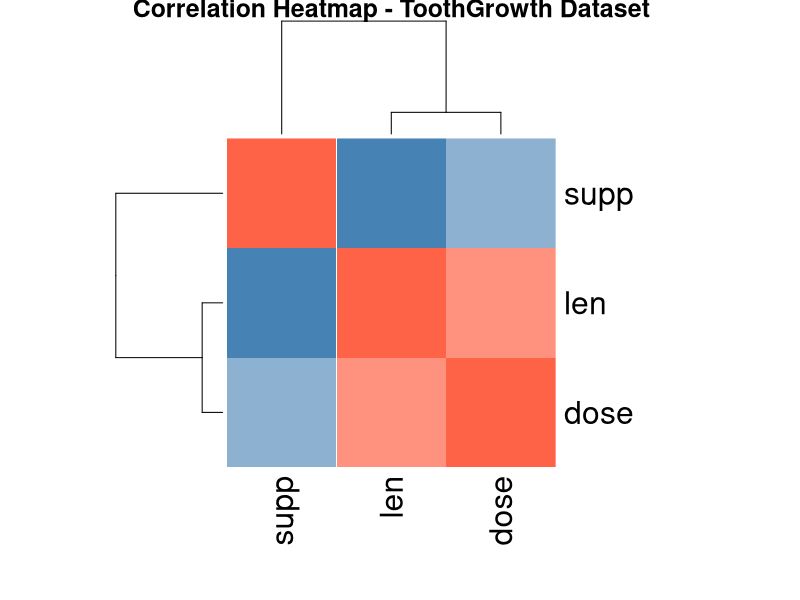
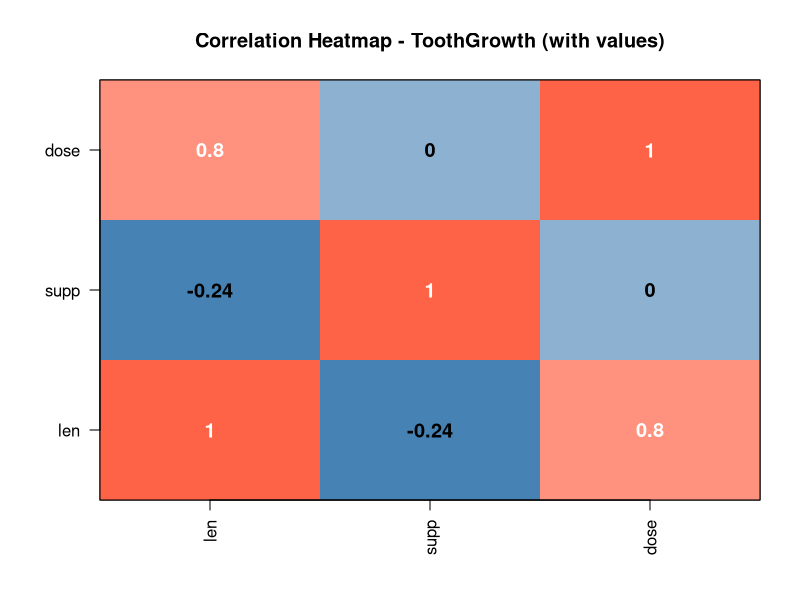
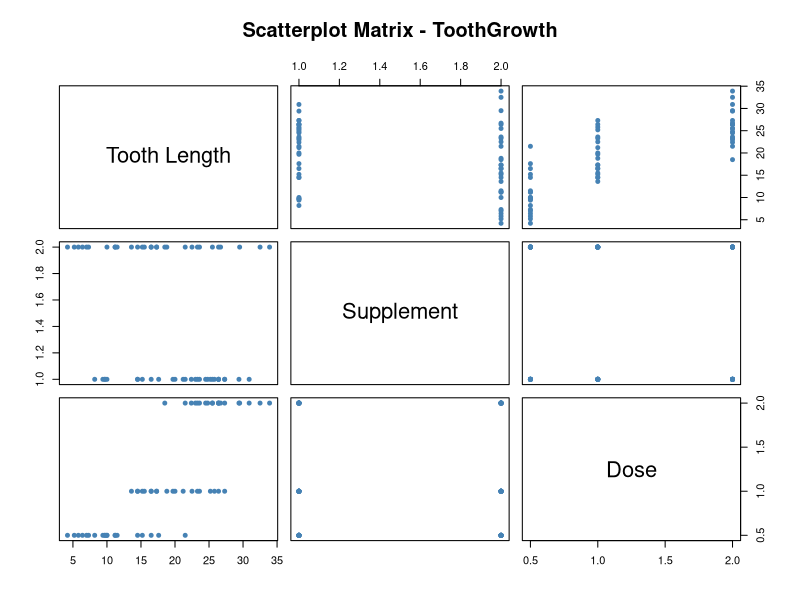
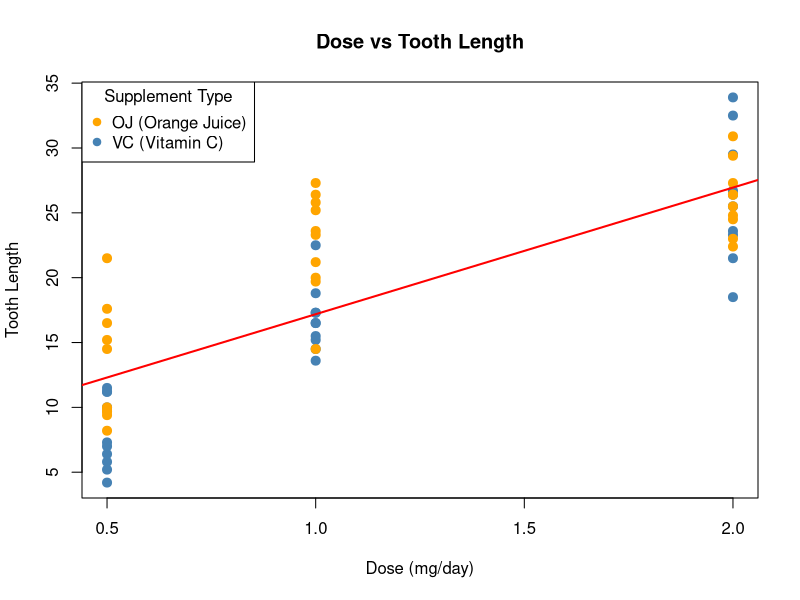

The R script that drew these images, in order:
cat("=== Activity 1: ToothGrowth - Correlation Analysis ===\n")

# Load dataset
data("ToothGrowth")

# Preview the data
head(ToothGrowth)
str(ToothGrowth)
summary(ToothGrowth)

# ToothGrowth columns:
# len  - Tooth length (numeric)
# supp - Supplement type: OJ (orange juice) or VC (vitamin C)
# dose - Dose in milligrams/day (0.5, 1.0, 2.0)

# --- Convert supp to numeric for correlation ---
# OJ = 1, VC = 2
tg_numeric <- ToothGrowth
tg_numeric$supp <- as.numeric(factor(ToothGrowth$supp))

cat("\nNumeric version of ToothGrowth:\n")
head(tg_numeric)

# --- Compute Correlation Matrix ---
cor_matrix <- cor(tg_numeric)

cat("\nCorrelation Matrix:\n")
print(round(cor_matrix, 3))

# --- Plot 1: Heatmap of Correlation Matrix ---
# Using base R heatmap
# First create a color palette from blue (negative) to red (positive)
color_palette <- colorRampPalette(c("steelblue", "white", "tomato"))(100)

# Scale the correlation matrix for display
heatmap(cor_matrix,
        main    = "Correlation Heatmap - ToothGrowth Dataset",
        col     = color_palette,
        scale   = "none",
        margins = c(8, 8),
        symm    = TRUE)

# --- Plot 2: Manual Correlation Heatmap with values ---
# Draw a cleaner heatmap using image()
par(mar = c(5, 5, 4, 2))

image(1:3, 1:3, cor_matrix,
      col   = color_palette,
      xaxt  = "n",
      yaxt  = "n",
      main  = "Correlation Heatmap - ToothGrowth (with values)",
      xlab  = "",
      ylab  = "")

# Add axis labels
axis(1, at = 1:3, labels = colnames(cor_matrix), las = 2)
axis(2, at = 1:3, labels = rownames(cor_matrix), las = 1)

# Add correlation values as text on each cell
for (i in 1:3) {
  for (j in 1:3) {
    text(i, j,
         labels = round(cor_matrix[i, j], 2),
         col    = ifelse(abs(cor_matrix[i, j]) > 0.5, "white", "black"),
         cex    = 1.2,
         font   = 2)
  }
}

# Add a title border
box()

# Reset margins
par(mar = c(5.1, 4.1, 4.1, 2.1))

# --- Plot 3: Scatterplot Matrix ---
pairs(tg_numeric,
      main   = "Scatterplot Matrix - ToothGrowth",
      col    = "steelblue",
      pch    = 19,
      cex    = 0.8,
      labels = c("Tooth Length", "Supplement", "Dose"))

# --- Plot 4: Scatterplot - Dose vs Tooth Length ---
plot(tg_numeric$dose, tg_numeric$len,
     main = "Dose vs Tooth Length",
     xlab = "Dose (mg/day)",
     ylab = "Tooth Length",
     col  = ifelse(ToothGrowth$supp == "OJ", "orange", "steelblue"),
     pch  = 19,
     cex  = 1.2)

abline(lm(len ~ dose, data = tg_numeric), col = "red", lwd = 2)

legend("topleft",
       legend = c("OJ (Orange Juice)", "VC (Vitamin C)"),
       col    = c("orange", "steelblue"),
       pch    = 19,
       title  = "Supplement Type")

cat("\n--- Observations: ToothGrowth Correlation ---\n")
cat("  - dose vs len: STRONG POSITIVE correlation\n")
cat("    Higher doses lead to significantly longer teeth\n")
cat("  - supp vs len: WEAK correlation\n")
cat("    Supplement type has a smaller effect on tooth length\n")
cat("  - supp vs dose: NEAR ZERO correlation\n")
cat("    Supplement type and dose are independent variables\n")
